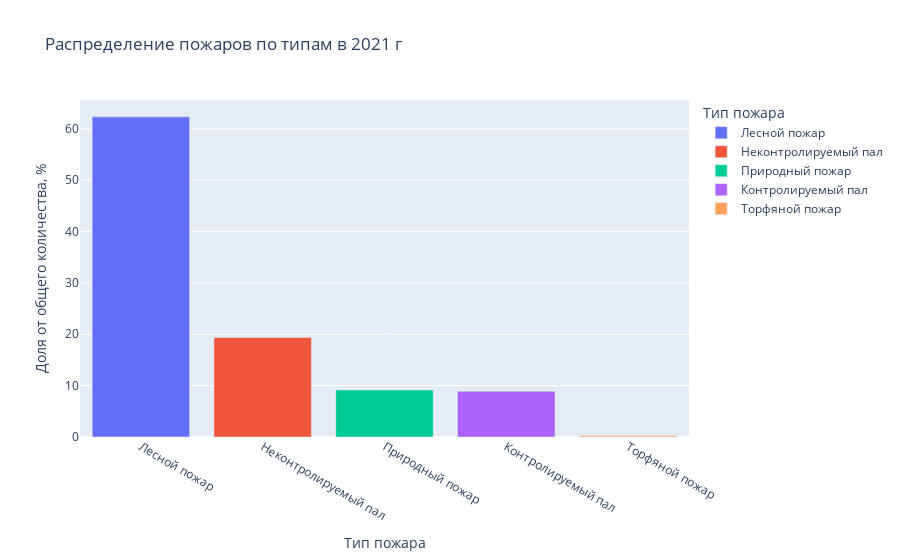

The code cell stored with this chart in its notebook:
### Markdown cell above
Так как нормально система сбора оперативной информации в МЧС заработала только в 2019 году, то ниже приводится статистика за 2021 год, как наиболее достоверная

### Code cell
wildfire_type_count = thermopoints[thermopoints['год']==2021]['type_name'].value_counts().reset_index()
wildfire_type_count['Доля от общего количества, %'] = wildfire_type_count['count'] / thermopoints[thermopoints['год']==2021].shape[0] * 100
wildfire_type_count = wildfire_type_count.rename(columns={'type_name': 'Тип пожара'})
fig = px.bar(
    wildfire_type_count, x='Тип пожара', y='Доля от общего количества, %', color='Тип пожара',
    title='Распределение пожаров по типам в 2021 г')
fig.show()
fig.write_image('img/типы 2021 г.jpg')

### Figure 1 — Plotly figure (JSON) as saved in the notebook; plotly's stock layout.template omitted (floating-point values rounded to 4 significant figures)
{"data": [{"alignmentgroup": "True", "hovertemplate": "Тип пожара=%{x}<br>Доля от общего количества, %=%{y}<extra></extra>", "legendgroup": "Лесной пожар", "marker": {"color": "#636efa", "pattern": {"shape": ""}}, "name": "Лесной пожар", "offsetgroup": "Лесной пожар", "orientation": "v", "showlegend": true, "textposition": "auto", "type": "bar", "x": ["Лесной пожар"], "xaxis": "x", "y": [62.34], "yaxis": "y"}, {"alignmentgroup": "True", "hovertemplate": "Тип пожара=%{x}<br>Доля от общего количества, %=%{y}<extra></extra>", "legendgroup": "Неконтролируемый пал", "marker": {"color": "#EF553B", "pattern": {"shape": ""}}, "name": "Неконтролируемый пал", "offsetgroup": "Неконтролируемый пал", "orientation": "v", "showlegend": true, "textposition": "auto", "type": "bar", "x": ["Неконтролируемый пал"], "xaxis": "x", "y": [19.37], "yaxis": "y"}, {"alignmentgroup": "True", "hovertemplate": "Тип пожара=%{x}<br>Доля от общего количества, %=%{y}<extra></extra>", "legendgroup": "Природный пожар", "marker": {"color": "#00cc96", "pattern": {"shape": ""}}, "name": "Природный пожар", "offsetgroup": "Природный пожар", "orientation": "v", "showlegend": true, "textposition": "auto", "type": "bar", "x": ["Природный пожар"], "xaxis": "x", "y": [9.156], "yaxis": "y"}, {"alignmentgroup": "True", "hovertemplate": "Тип пожара=%{x}<br>Доля от общего количества, %=%{y}<extra></extra>", "legendgroup": "Контролируемый пал", "marker": {"color": "#ab63fa", "pattern": {"shape": ""}}, "name": "Контролируемый пал", "offsetgroup": "Контролируемый пал", "orientation": "v", "showlegend": true, "textposition": "auto", "type": "bar", "x": ["Контролируемый пал"], "xaxis": "x", "y": [8.917], "yaxis": "y"}, {"alignmentgroup": "True", "hovertemplate": "Тип пожара=%{x}<br>Доля от общего количества, %=%{y}<extra></extra>", "legendgroup": "Торфяной пожар", "marker": {"color": "#FFA15A", "pattern": {"shape": ""}}, "name": "Торфяной пожар", "offsetgroup": "Торфяной пожар", "orientation": "v", "showlegend": true, "textposition": "auto", "type": "bar", "x": ["Торфяной пожар"], "xaxis": "x", "y": [0.2235], "yaxis": "y"}], "layout": {"barmode": "relative", "legend": {"title": {"text": "Тип пожара"}, "tracegroupgap": 0}, "title": {"text": "Распределение пожаров по типам в 2021 г"}, "xaxis": {"anchor": "y", "categoryarray": ["Лесной пожар", "Неконтролируемый пал", "Природный пожар", "Контролируемый пал", "Торфяной пожар"], "categoryorder": "array", "domain": [0, 1], "title": {"text": "Тип пожара"}}, "yaxis": {"anchor": "x", "domain": [0, 1], "title": {"text": "Доля от общего количества, %"}}}}
